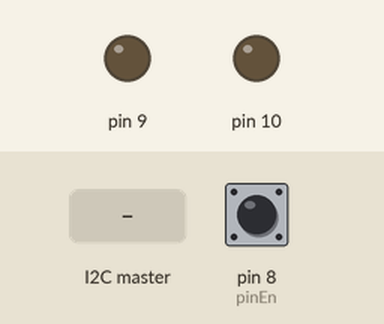
Bench run of a sketch on a simulated Arduino Uno, built with avr-gcc and run on an emulated ATmega328P. Shown: output pins drawn as LEDs (lit = HIGH). Inputs (shaded band) come from the test bench; at power-on: pin 8 (pinEn) HIGH.

Above: at 1.2 s.
1.3 s: the I2C master sends "L"
At 2.5 s:
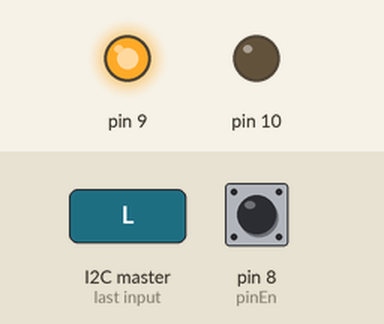
2.8 s: the I2C master sends "R"
At 3.8 s:
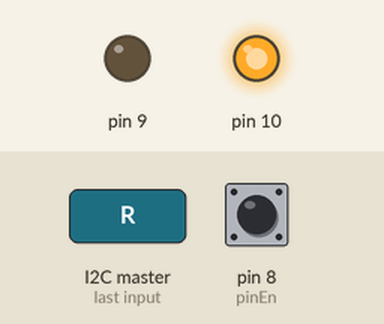
4.3 s: the I2C master sends "S"
At 5.0 s:
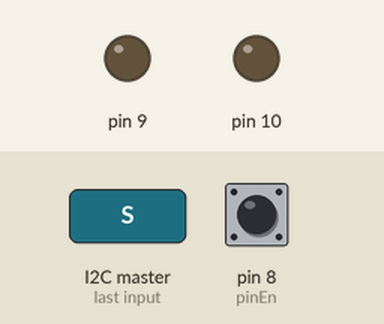
5.8 s: the I2C master sends "E"
At 6.1 s:
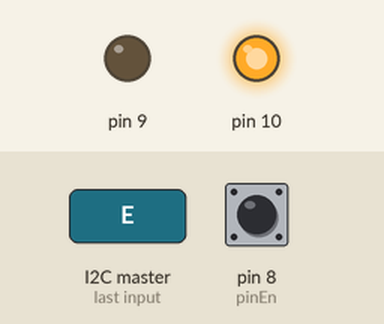
Timing chart, 0 to 8.3 s (numbered marks = the images above; inputs shaded):
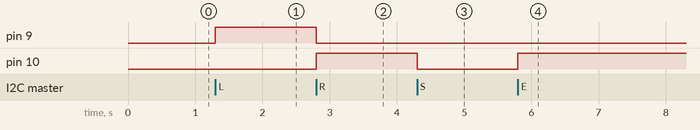

The sketch:

driver.ino
```cpp
#include <Wire.h>
#include "motordriver.h"
#define slave_addr  7

char mot;
int value=0;
int pwmValue=0;
unsigned char dir=0, pinEn=8;

void setup() {
  Wire.begin(slave_addr);
  Wire.onReceive(receiveEvent);
  Serial.begin(9600);
  setupPWM16();
  pinMode(pinEn,INPUT_PULLUP);
}

void loop() {
  if(mot=='S')dir=stp;//stop
  else if(mot=='F'||mot=='B'){//forward or backward
    pwmValue=value;
    if(slave_addr==6||slave_addr==8){
      if(mot=='F')dir=fw;
      else dir=bw;
    }
    else dir=stp;
  }
  else if(mot=='L'){//left
    if(slave_addr==6||slave_addr==8){
      pwmValue=value/2;
      if(slave_addr==6)dir=bw;
      else dir=fw;
    }
    else {
      pwmValue = value;
      dir = bw;
    }
  }
  else if(mot=='R'){//right
    if(slave_addr==6||slave_addr==8){
      pwmValue=value/2;
      if(slave_addr==6)dir=fw;
      else dir=bw;
    }
    else {
      pwmValue = value;
      dir = fw;
    }
  }
  else if(mot=='E'){//slide right front
    pwmValue=value;
    if(slave_addr==6||slave_addr==7)dir=fw;
    else dir=stp;
  }
  else if(mot=='Q'){//slide left front
    pwmValue=value;
    if(slave_addr==7)dir=bw;
    else if(slave_addr==8)dir=fw;
    else dir=stp;
  }
  else if(mot=='C'){//slide right backward
    pwmValue=value;
    if(slave_addr==7)dir=fw;
    else if(slave_addr==8)dir=bw;
    else dir=stp;
  }
  else if(mot=='Z'){//slide left backward
    pwmValue=value;
    if(slave_addr==6||slave_addr==7)dir=bw;
    else dir=stp;
  }
  else if(mot=='A'){
    pwmValue=value;
    if(slave_addr==7||slave_addr==8)dir=fw;
    else dir=bw;
  }
  else if(mot=='D'){
    pwmValue=value;
    if(slave_addr==7||slave_addr==8)dir=bw;
    else dir=fw;
  }
  //enable motor
  if(digitalRead(pinEn)==HIGH){
    motorDrive(dir,pwmValue);
  }
  else motor_disable();
}

void receiveEvent(){
  mot = ((char)Wire.read());
  value=0;
  value |= ((int)(Wire.read()) << 8);
  value |= ((int)(Wire.read()));
}
```

motordriver.h
```cpp
#ifndef MOTORDRIVER_H
#define MOTORDRIVER_H
#define fw  0
#define bw  1
#define stp 2

uint8_t LPWM_Output = 9;
uint8_t RPWM_Output = 10;
uint16_t icr = 0x03ff; //pwm 10 bit 0b0011 1111 1111

void setupPWM16();
void analogWrite16(uint8_t pin, uint16_t val);
void motorDrive(byte dir, uint16_t pwm);
void motor_disable();

#endif
```

motordriver.ino
```cpp
#include "motordriver.h"

void setupPWM16() {
  DDRB |= _BV(PB1) | _BV(PB2);        /* set pins as outputs */
  TCCR1A = _BV(COM1A1) | _BV(COM1B1)  /* non-inverting PWM */
           | _BV(WGM11);                   /* mode 14: fast PWM, TOP=ICR1 */
  TCCR1B = _BV(WGM13) | _BV(WGM12);
  ICR1 = icr;
  TCCR1B = TCCR1B & 0B11111000 | 0B00000001;
}

void analogWrite16(uint8_t pin, uint16_t val) {
  switch (pin) {
    case  9: OCR1A = val; break;
    case  10: OCR1B = val; break;
  }
}

void motorDrive(byte dir, uint16_t pwm) {
  //Serial.print("pwm = "); Serial.println(pwm);
  switch (dir) {
    case 0: //turn clockwise
      analogWrite16(LPWM_Output, 0);
      analogWrite16(RPWM_Output, pwm);
      //Serial.println("Clockwise");
      break;
    case 1: //turn anti-clockwise
      analogWrite16(RPWM_Output, 0);
      analogWrite16(LPWM_Output, pwm);
      //Serial.println("Anti-Clockwise");
      break;
    case 2: //stop
      analogWrite16(RPWM_Output, 0);
      analogWrite16(LPWM_Output, 0);
      break;
  }
}

void motor_disable(){
  motorDrive(2,0);
}
```

Measured:
- after the input at 1.3 s, pin 9: LOW → HIGH at once
- after the input at 2.8 s, pin 9: HIGH → LOW at once; pin 10: LOW → HIGH at once
- after the input at 4.3 s, pin 10: HIGH → LOW at once
- after the input at 5.8 s, pin 10: LOW → HIGH at once
